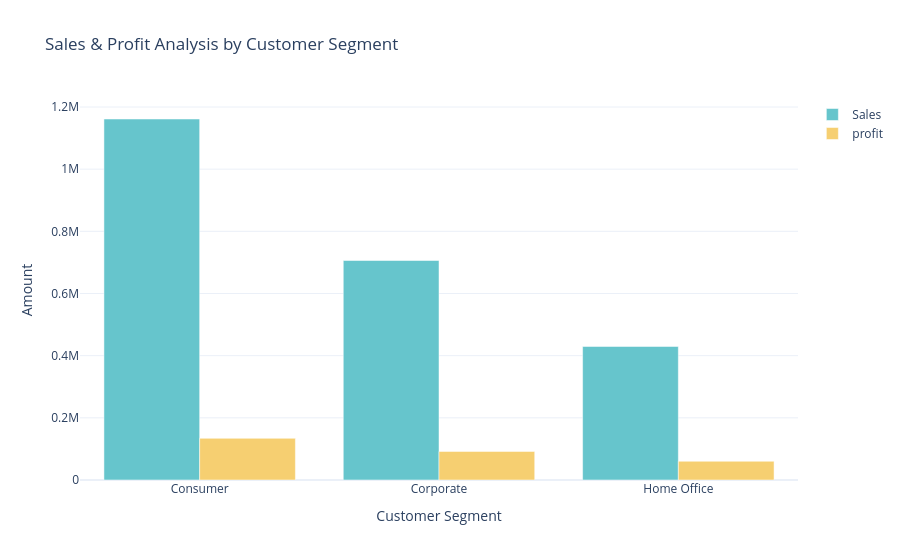

The notebook cell this image was saved under:
### Markdown cell above
# Sales & Profit - Customer Segment

### Code cell
sales_profit_by_segment = data.groupby('Segment').agg({'Sales': 'sum','Profit': 'sum'}).reset_index()

color_palette = colors.qualitative.Pastel

fig = go.Figure()
fig.add_trace(go.Bar(x=sales_profit_by_segment['Segment'],
                     y=sales_profit_by_segment['Sales'],
                     name='Sales',
                     marker_color=color_palette[0]))

fig.add_trace(go.Bar(x=sales_profit_by_segment['Segment'],
                     y=sales_profit_by_segment['Profit'],
                     name='profit',
                     marker_color=color_palette[1]))


fig.update_layout(title='Sales & Profit Analysis by Customer Segment',
                  xaxis_title='Customer Segment',
                  yaxis_title='Amount')

fig.show()

### Figure 1 — Plotly figure (JSON) as saved in the notebook; plotly's stock layout.template omitted (floating-point values rounded to 4 significant figures)
{"data": [{"marker": {"color": "rgb(102, 197, 204)"}, "name": "Sales", "type": "bar", "x": ["Consumer", "Corporate", "Home Office"], "y": [1161000.0, 706100.0, 429700.0]}, {"marker": {"color": "rgb(246, 207, 113)"}, "name": "profit", "type": "bar", "x": ["Consumer", "Corporate", "Home Office"], "y": [134100.0, 91980.0, 60300.0]}], "layout": {"title": {"text": "Sales & Profit Analysis by Customer Segment"}, "xaxis": {"title": {"text": "Customer Segment"}}, "yaxis": {"title": {"text": "Amount"}}}}
